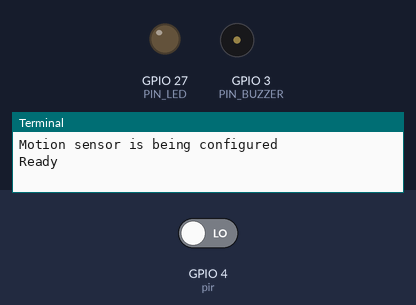
The program below on a simulated Raspberry Pi (BCM pin numbers). On the bench: output pins drawn as LEDs (lit = HIGH), buzzer (waves = sounding, pin HIGH), the last lines printed to the terminal. Inputs (shaded band) come from the test bench; at power-on: GPIO 4 (pir) LOW. The camera gives no picture and a still takes 0.5 s.

Above: at 1.2 s.
1.3 s: GPIO 4 (pir) driven HIGH
At 2.1 s:
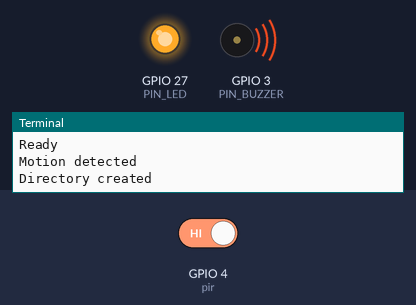
At 2.8 s:
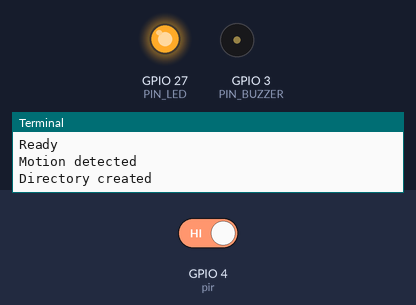
Timing chart, 0 to 4.3 s (numbered marks = the images above; inputs shaded):
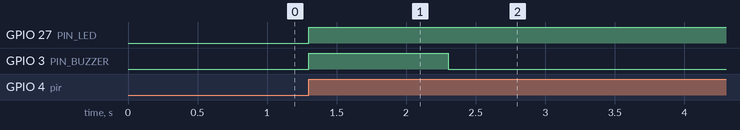

Measured:
- after the input at 1.3 s, GPIO 27 (PIN_LED): LOW → HIGH at once; GPIO 3 (PIN_BUZZER): LOW → HIGH at once, → LOW 1.0 s later

The program:

camera_pir.py
```python
from gpiozero import MotionSensor
import RPi.GPIO as GPIO
import picamera
import time
import os

GPIO.setwarnings(False)
GPIO.setmode(GPIO.BCM)

PIN_LED = 27
PIN_BUZZER = 3
pir = MotionSensor(4)

GPIO.setup(PIN_LED,GPIO.OUT)
GPIO.setup(PIN_BUZZER,GPIO.OUT)
GPIO.output(PIN_BUZZER,GPIO.LOW)
GPIO.output(PIN_LED,GPIO.LOW)

#wait a calibration time
print('Motion sensor is being configured')
pir.wait_for_no_motion()
print('Ready')

def photo_camera():

    outsider_path = '/home/pi/outsider/'

    if not os.path.exists(outsider_path):
        os.makedirs(outsider_path)
        print('Directory created')

    with picamera.PiCamera() as camera:
        camera.resolution = (640,480)
        GPIO.output(PIN_BUZZER,GPIO.HIGH)
        time.sleep(1)
        GPIO.output(PIN_BUZZER,GPIO.LOW)
        for i, filename in enumerate(camera.capture_continuous(outsider_path+'image{timestamp:%Y-%m-%d %H:%M:%S}',format='jpeg')):
            print('Capture image{0}'.format(filename))
            if i == 5:
                break
            time.sleep(2)
        camera.close()
try:

    while True:

        pir.wait_for_motion()
        print('Motion detected')
        GPIO.output(PIN_LED,GPIO.HIGH)
	photo_camera()
        pir.wait_for_no_motion()
        print('Wait for motion')
        GPIO.output(PIN_LED,GPIO.LOW)

finally:
    print('This is the finally')
    pir.close()
```
